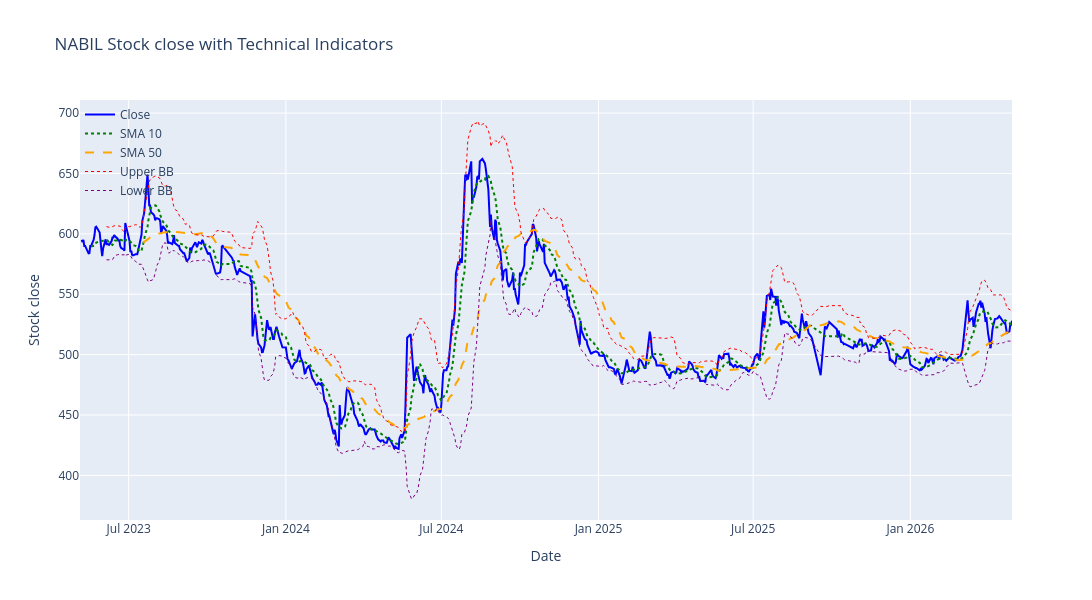

Write notebook code for a chart like this one.
### Code cell
# Plot technical analysis
import plotly.graph_objects as go


# Create the figure
fig = go.Figure()

# Add 'Close' close line
fig.add_trace(
    go.Scatter(
        x=df.index,
        y=df["close"],
        mode="lines",
        name="Close",
        line=dict(color="blue", width=2),
    )
)

# Add 'SMA 10' line
fig.add_trace(
    go.Scatter(
        x=df.index,
        y=df["SMA_10"],
        mode="lines",
        name="SMA 10",
        line=dict(color="green", width=2, dash="dot"),
    )
)

# Add 'SMA 50' line
fig.add_trace(
    go.Scatter(
        x=df.index,
        y=df["SMA_50"],
        mode="lines",
        name="SMA 50",
        line=dict(color="orange", width=2, dash="dash"),
    )
)

# Add 'Upper BB' line
fig.add_trace(
    go.Scatter(
        x=df.index,
        y=df["Upper_BB"],
        mode="lines",
        name="Upper BB",
        line=dict(color="red", width=1, dash="dot"),
    )
)

# Add 'Lower BB' line
fig.add_trace(
    go.Scatter(
        x=df.index,
        y=df["Lower_BB"],
        mode="lines",
        name="Lower BB",
        line=dict(color="purple", width=1, dash="dot"),
    )
)

# Update layout for a larger figure size and title
fig.update_layout(
    title=f"{stock_name} Stock close with Technical Indicators",
    xaxis_title="Date",
    yaxis_title="Stock close",
    legend=dict(
        x=0, y=1, bgcolor="rgba(255,255,255,0)", bordercolor="rgba(255,255,255,0)"
    ),
    autosize=False,
    width=1200,
    height=600,
)

# Show the plot
fig.show()

### Figure 1 — Plotly figure (JSON) as saved in the notebook; plotly's stock layout.template omitted (floating-point values rounded to 4 significant figures; data arrays with more than 128 entries replaced by an {"elided": "..."} marker saying what was removed)
{"data": [{"line": {"color": "blue", "width": 2}, "mode": "lines", "name": "Close", "type": "scatter", "x": {"elided": "680 str values"}, "y": {"elided": "680 float values"}}, {"line": {"color": "green", "dash": "dot", "width": 2}, "mode": "lines", "name": "SMA 10", "type": "scatter", "x": {"elided": "680 str values"}, "y": {"elided": "680 float values"}}, {"line": {"color": "orange", "dash": "dash", "width": 2}, "mode": "lines", "name": "SMA 50", "type": "scatter", "x": {"elided": "680 str values"}, "y": {"elided": "680 float values"}}, {"line": {"color": "red", "dash": "dot", "width": 1}, "mode": "lines", "name": "Upper BB", "type": "scatter", "x": {"elided": "680 str values"}, "y": {"elided": "680 float values"}}, {"line": {"color": "purple", "dash": "dot", "width": 1}, "mode": "lines", "name": "Lower BB", "type": "scatter", "x": {"elided": "680 str values"}, "y": {"elided": "680 float values"}}], "layout": {"autosize": false, "height": 600, "legend": {"bgcolor": "rgba(255,255,255,0)", "bordercolor": "rgba(255,255,255,0)", "x": 0, "y": 1}, "title": {"text": "NABIL Stock close with Technical Indicators"}, "width": 1200, "xaxis": {"title": {"text": "Date"}}, "yaxis": {"title": {"text": "Stock close"}}}}
